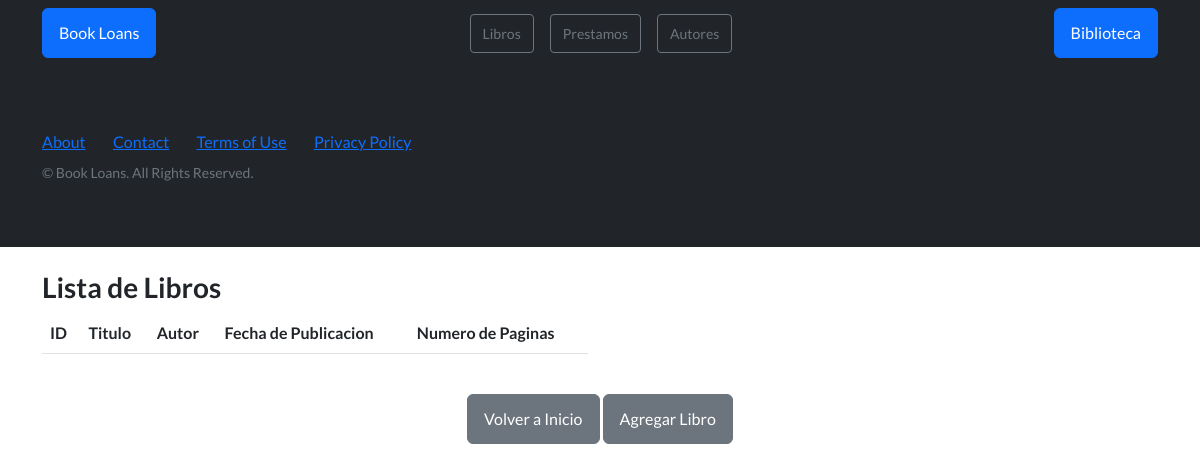
The page /book_loans/lista_libros/ on the database as committed earlier.
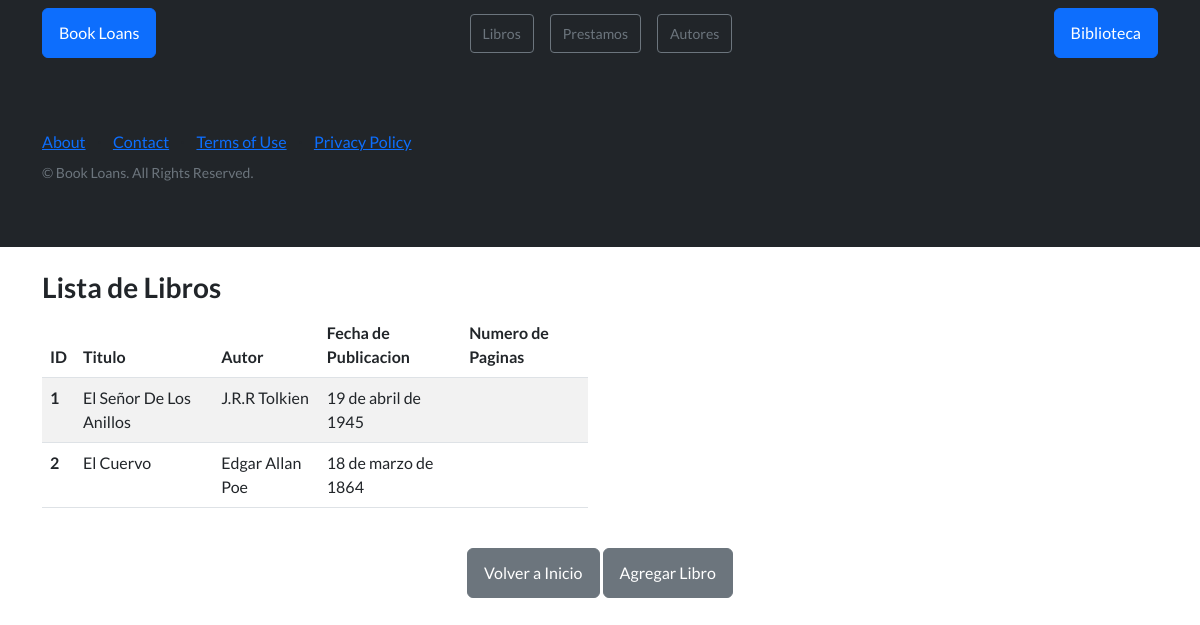
The same page on the database as committed later.
### book_loans/models.py (models this page shows, shortened)
class Libro(models.Model):
        titulo = models.CharField(max_length=50)
        autor = models.ForeignKey(Autor, on_delete=models.CASCADE)
        fecha_publicacion = models.DateField()
        genero = models.CharField(max_length=50)
        editorial = models.CharField(max_length=50)
        idioma = models.CharField(max_length=50)
        cantidad_paginas = models.IntegerField()

class Autor(models.Model):
    nombre = models.CharField(max_length=50)
    apellido = models.CharField(max_length=50, blank=True)
    fecha_nacimiento = models.DateField()
    fecha_defuncion = models.DateField(null=True, blank=True)
    nacionalidad = models.CharField(max_length=50)
    def __str__(self):
        return f'{self.nombre} {self.apellido}'

### book_loans/views.py (the view)
# urls.py: path('lista_libros/', lista_libros, name='lista_libros'),
def lista_libros(req: HttpRequest):
    libros = Libro.objects.all()
    return render(req, 'lista_de_libros.html', {'libros': libros})

### book_loans/templates/lista_de_libros.html
{% include "base.html" %} {% block contenidoDinamico %}
<div class="container-md">
  <div class="row align-items-start">
    <div class="col-6">
      <h3 class="h3 mt-4">Lista de Libros</h3>
      <table class="table table-striped">
        <thead>
          <tr>
            <th scope="col">ID</th>
            <th scope="col">Titulo</th>
            <th scope="col">Autor</th>
            <th scope="col">Fecha de Publicacion</th>
            <th scope="col">Numero de Paginas</th>
          </tr>
        </thead>
        <tbody>
          {% for libro in libros %}
          <tr>
            <th scope="row">{{libro.id}}</th>
            <td>{{libro.titulo}}</td>
            <td>{{libro.autor}}</td>
            <td>{{libro.fecha_publicacion}}</td>
            <td>{{libro.numero_paginas}}</td>
          </tr>
          {% endfor %}
        </tbody>
      </table>
    </div>
  </div>
  <div class="align-content-center text-center">
    <a class="btn btn-secondary mb-4 mt-4" href="../">Volver a Inicio</a>
    <a class="btn btn-secondary mb-4 mt-4" href="{% url 'nuevo_libro' %}"
      >Agregar Libro</a
    >
  </div>
</div>
{% endblock contenidoDinamico %}

Rows that differ between the two databases and show on the page:
added Libro: id "1", titulo "El Señor De Los Anillos", autor "J.R.R Tolkien", fecha_publicacion "19 de abril de 1945"
added Libro: id "2", titulo "El Cuervo", autor "Edgar Allan Poe", fecha_publicacion "18 de marzo de 1864"
